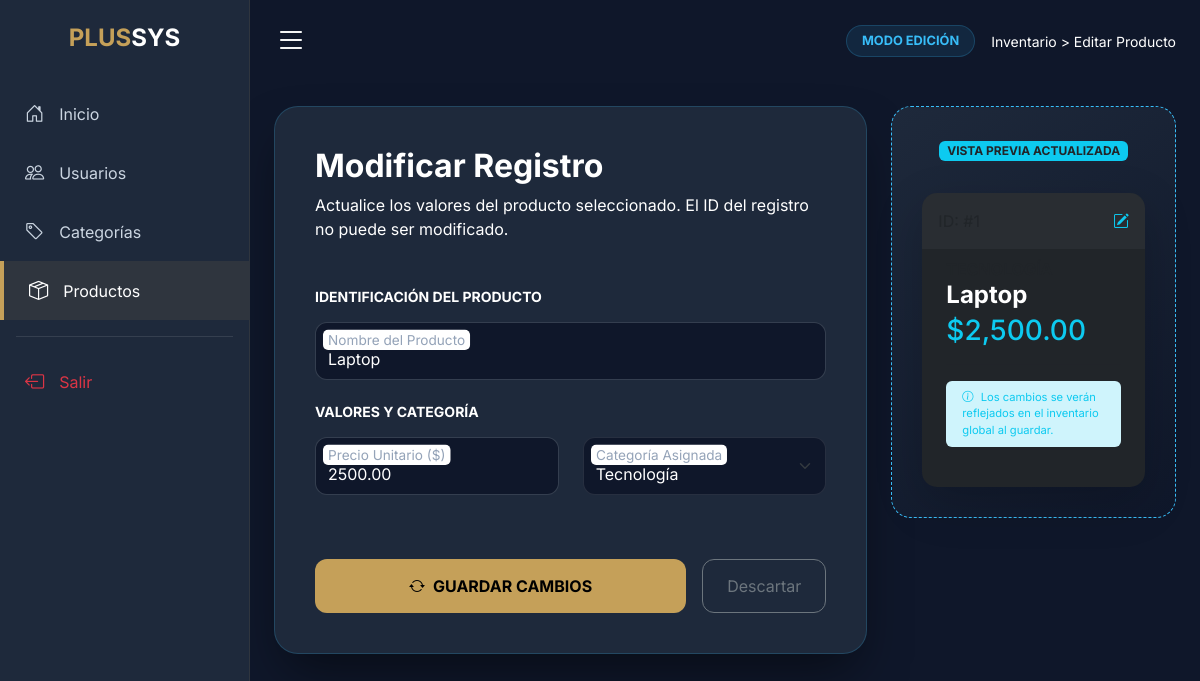
Page /view/editar-producto.php?id=1 (signed in) on the committed database.
### tables this page shows
CREATE TABLE `productos` (
  `id` int(11) NOT NULL,
  `nombre` varchar(150) NOT NULL,
  `precio` decimal(10,2) NOT NULL,
  `id_categoria` int(11) DEFAULT NULL
);

CREATE TABLE `categorias` (
  `id` int(11) NOT NULL,
  `nombre` varchar(150) DEFAULT NULL
);

### config/conexion.php (called while the page is built, shortened)
<?php
class conexion
{
    private static ?conexion $instancia = null;
    private PDO $pdo;
    private function __construct()
    {
        $dsn = "mysql:host=localhost;dbname=crud;charset=utf8mb4";
        $this->pdo =  new PDO($dsn, 'root', '',[
            PDO::ATTR_ERRMODE => PDO::ERRMODE_EXCEPTION,
            PDO::ATTR_DEFAULT_FETCH_MODE => PDO::FETCH_ASSOC,
        ]);
    }
    public static function getInstance(): self
    {
        if (self::$instancia === null){
            self::$instancia = new self();
        }
        return self::$instancia;
    }
    public function getConexion(): PDO
    {
        return $this->pdo;
    }
}
?>

### model/producto.php (called while the page is built, shortened)
<?php
require_once __DIR__. '/../config/conexion.php';
class producto{
    private PDO $db;
    public function __construct()
    {
        $this->db = conexion::getInstance()->getConexion();
    }
    public function obtenerPorId(int $id): array|false
    {
        $sql = "SELECT * FROM productos WHERE id = :id";
        $stmt = $this->db->prepare($sql);
        $stmt->execute([
            ':id' => $id
        ]);
        return $stmt->fetch();
    }
}
?>

### model/categoria.php (called while the page is built, shortened)
<?php
require_once __DIR__. '/../config/conexion.php';
class categoria{
    private PDO $db;
    public function __construct()
    {
        $this->db = conexion::getInstance()->getConexion();
    }
    public function obtenerTodas(): array
    {
        $stmt = $this->db->query("SELECT * FROM categorias");
        return $stmt->fetchAll();
    }
}
?>

### view/editar-producto.php (the view, shortened to what this page needs)
<?php
require_once '../model/producto.php';
require_once '../model/categoria.php';
$id = (int) $_GET['id'];
$categoriaModel = new categoria();
$categorias = $categoriaModel->obtenerTodas();
$productoModel = new producto();
$producto = $productoModel->obtenerPorId($id);
?>
<!DOCTYPE html>
<html lang="es">
<head>
    <link href="https://cdn.jsdelivr.net/npm/bootstrap@5.3.0/dist/css/bootstrap.min.css" rel="stylesheet">
    <link rel="stylesheet" href="https://cdn.jsdelivr.net/npm/bootstrap-icons@1.11.1/font/bootstrap-icons.css">
</head>
<body>
    <nav id="sidebar">
        <div class="sidebar-header p-4 text-center">
            <h4 class="fw-bold mb-0" style="color: var(--accent-gold);">PLUS<span class="text-white">SYS</span></h4>
        </div>
        <div class="mt-2">
            <a href="../view/dashboard.php" class="nav-link"><i class="bi bi-house-door"></i> Inicio</a>
            <a href="../controller/ListarUsuarioController.php" class="nav-link"><i class="bi bi-people"></i> Usuarios</a>
            <a href="../view/crear-categoria.php" class="nav-link"><i class="bi bi-tag"></i> Categorías</a>
            <a href="../view/listar-producto.php" class="nav-link active"><i class="bi bi-box-seam"></i> Productos</a>
            <hr class="mx-3" style="opacity: 0.1;">
            <a href="../controller/LogoutController.php" class="nav-link text-danger"><i class="bi bi-box-arrow-left"></i> Salir</a>
        </div>
    </nav>
    <div id="content">
        <nav class="navbar navbar-expand-lg px-4 py-3">
            <button type="button" id="sidebarCollapse" class="btn btn-link text-white p-0">
                <i class="bi bi-list fs-2"></i>
            </button>
            <div class="ms-auto d-flex align-items-center">
                <span class="id-badge me-3">MODO EDICIÓN</span>
                <span class="text-pale small">Inventario > <span class="text-white">Editar Producto</span></span>
            </div>
        </nav>
        <div class="container-fluid p-4">
            <div class="row g-4">
                <div class="col-lg-8">
                    <div class="admin-panel-card">
                        <div class="mb-5">
                            <h2 class="fw-bold text-white mb-2">Modificar Registro</h2>
                            <p class="text-pale">Actualice los valores del producto seleccionado. El ID del registro no puede ser modificado.</p>
                        </div>
                        <form method="POST" action="../controller/productoController.php">
                            <div class="mb-4">
                                <h6 class="text-gold mb-3 text-uppercase small fw-bold">Identificación del Producto</h6>
                                <div class="form-floating mb-3">
                                    <input type="text" name="nombre" class="form-control" id="edit_nombre"
                                           value="<?= htmlspecialchars($producto['nombre']) ?>" placeholder="Nombre" required>
                                    <label for="edit_nombre">Nombre del Producto</label>
                                </div>
                            </div>
                            <div class="mb-4">
                                <h6 class="text-gold mb-3 text-uppercase small fw-bold">Valores y Categoría</h6>
                                <div class="row">
                                    <div class="col-md-6">
                                        <div class="form-floating mb-3">
                                            <input type="number" step="0.01" name="precio" class="form-control" id="edit_precio"
                                                   value="<?= $producto['precio'] ?>" placeholder="0.00" required>
                                            <label for="edit_precio">Precio Unitario ($)</label>
                                        </div>
                                    </div>
                                    <div class="col-md-6">
                                        <div class="form-floating mb-3">
                                            <select name="id_categoria" class="form-select" id="edit_cat" required>
                                                <?php foreach ($categorias as $c): ?>
                                                    <option value="<?= $c['id'] ?>" <?= ($producto['id_categoria'] == $c['id']) ? 'selected' : '' ?>>
                                                        <?= $c['nombre'] ?>
                                                    </option>
                                                <?php endforeach; ?>
                                            </select>
                                            <label for="edit_cat">Categoría Asignada</label>
                                        </div>
                                    </div>
                                </div>
                            </div>
                            <div class="mt-5 d-flex gap-3">
                                <button type="submit" name="editar" class="btn btn-update">
                                    <i class="bi bi-arrow-repeat me-2"></i>Guardar Cambios
                                </button>
                                <a href="listar-producto.php" class="btn btn-outline-secondary px-4 d-flex align-items-center" style="border-radius: 12px;">
                                    Descartar
                                </a>
                            </div>
                        </form>
                    </div>
                </div>
                <div class="col-lg-4">
                    <div class="preview-box">
                        <div class="text-center mb-4">
                            <span class="badge bg-info text-dark mb-2">VISTA PREVIA ACTUALIZADA</span>
                        </div>
                        <div class="card bg-dark border-0 overflow-hidden shadow-lg" style="border-radius: 15px;">
                            <div class="p-3 bg-secondary bg-opacity-10 d-flex justify-content-between">
                                <span class="text-pale x-small">ID: #<?= $producto['id'] ?></span>
                                <i class="bi bi-pencil-square text-info"></i>
                            </div>
                            <div class="card-body p-4 pt-2">
                                <span class="text-gold x-small text-uppercase fw-bold" id="prev_cat_edit">---</span>
                                <h4 class="text-white fw-bold mb-1" id="prev_nombre_edit"><?= htmlspecialchars($producto['nombre']) ?></h4>
                                <h3 class="text-info" id="prev_precio_edit">$<?= number_format($producto['precio'], 2) ?></h3>
                                <hr style="opacity: 0.1;">
                                <div class="alert alert-info py-2 small border-0 bg-opacity-10 text-info" style="font-size: 0.7rem;">
                                    <i class="bi bi-info-circle me-1"></i> Los cambios se verán reflejados en el inventario global al guardar.
                                </div>
                            </div>
                        </div>
                    </div>
                </div>
            </div>
        </div>
    </div>
</body>
</html>

### view/editar-producto.php (style rules this page uses)
:root { --bg-dark: #0f172a; --sidebar-color: #1e293b; --accent-gold: #c5a059; --text-main: #ffffff; --text-pale: #cbd5e1; --edit-blue: #38bdf8; }
body { font-family: 'Inter', sans-serif; background-color: var(--bg-dark); color: var(--text-main); margin: 0; }
#sidebar { width: 250px; height: 100vh; position: fixed; background: var(--sidebar-color); transition: 0.3s; z-index: 1000; border-right: 1px solid rgba(197, 160, 89, 0.1); }
.nav-link { color: var(--text-pale); padding: 15px 25px; display: flex; align-items: center; text-decoration: none; transition: 0.3s; }
.nav-link:hover, .nav-link.active { color: white; background: rgba(197, 160, 89, 0.1); border-left: 4px solid var(--accent-gold); }
.nav-link i { margin-right: 15px; font-size: 1.2rem; }
#content { width: calc(100% - 250px); margin-left: 250px; transition: 0.3s; min-height: 100vh; }
.admin-panel-card { background: var(--sidebar-color); border-radius: 24px; border: 1px solid rgba(56, 189, 248, 0.2); padding: 40px; box-shadow: 0 25px 50px -12px rgba(0, 0, 0, 0.5); }
.form-floating > .form-control, .form-floating > .form-select { background-color: var(--bg-dark) !important; color: white !important; border: 1px solid rgba(255, 255, 255, 0.1); border-radius: 12px; }
.form-floating > label { color: #94a3b8 !important; }
.preview-box { background: linear-gradient(145deg, #1e293b, #0f172a); border: 1px dashed var(--edit-blue); border-radius: 20px; padding: 30px; position: sticky; top: 100px; }
.btn-update { background: var(--accent-gold); color: #000; font-weight: 700; border-radius: 12px; padding: 15px; width: 100%; border: none; transition: 0.3s; text-transform: uppercase; }
.id-badge { background: rgba(56, 189, 248, 0.1); color: var(--edit-blue); padding: 5px 15px; border-radius: 20px; font-size: 0.8rem; font-weight: bold; border: 1px solid rgba(56, 189, 248, 0.2); }

### rows in the picture
productos: nombre "Laptop", precio "2500.00", id_categoria "Tecnología", precio "2,500.00"
